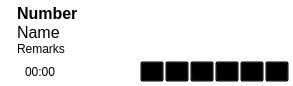
<?xml version="1.0" encoding="UTF-8"?>
<ui version="4.0">
 <class>AstCTICallWidget</class>
 <widget class="QWidget" name="AstCTICallWidget">
  <property name="geometry">
   <rect>
    <x>0</x>
    <y>0</y>
    <width>293</width>
    <height>86</height>
   </rect>
  </property>
  <property name="styleSheet">
   <string notr="true">/* Ringing */
*[callState=&quot;1&quot;] {
  background-color: qlineargradient(spread:pad, x1:0, y1:0, x2:0, y2:1, stop:0 rgba(255, 127, 0, 255), stop:0.5 rgba(227, 113, 0, 255));
}
/* Busy */
*[callState=&quot;2&quot;] {
  background-color: qlineargradient(spread:pad, x1:0, y1:0, x2:0, y2:1, stop:0 rgba(255, 0, 0, 255), stop:0.5 rgba(227, 0, 0, 255));
}
/* In call */
*[callState=&quot;3&quot;] {
  background-color: qlineargradient(spread:pad, x1:0, y1:0, x2:0, y2:1, stop:0 rgba(0, 255, 0, 255), stop:0.5 rgba(0, 227, 0, 255));
}
/* On hold */
*[callState=&quot;4&quot;] {
  background-color: qlineargradient(spread:pad, x1:0, y1:0, x2:0, y2:1, stop:0 rgba(255, 255, 0, 255), stop:0.5 rgba(227, 227, 0, 255));
}

QWidget {
  background-color: transparent;
}

QToolButton:hover, QToolButton:focus {
	background-color: transparent;
	border-width: 1px;
	border-style: outset;
	border-color: rgb(192, 192, 192);
}

QToolButton:pressed , QToolButton:checked {
	background-color: transparent;
	border-width: 1px;
	border-style: inset;
	border-color: rgb(192, 192, 192);
}
</string>
  </property>
  <layout class="QGridLayout" name="gridLayout">
   <property name="verticalSpacing">
    <number>0</number>
   </property>
   <property name="margin">
    <number>4</number>
   </property>
   <item row="0" column="1">
    <widget class="QLabel" name="numberLabel">
     <property name="sizePolicy">
      <sizepolicy hsizetype="Preferred" vsizetype="Fixed">
       <horstretch>0</horstretch>
       <verstretch>0</verstretch>
      </sizepolicy>
     </property>
     <property name="font">
      <font>
       <pointsize>12</pointsize>
       <weight>75</weight>
       <bold>true</bold>
      </font>
     </property>
     <property name="styleSheet">
      <string notr="true"/>
     </property>
     <property name="text">
      <string>Number</string>
     </property>
     <property name="textInteractionFlags">
      <set>Qt::NoTextInteraction</set>
     </property>
    </widget>
   </item>
   <item row="3" column="1">
    <widget class="QWidget" name="actionsWidget" native="true">
     <property name="sizePolicy">
      <sizepolicy hsizetype="Preferred" vsizetype="Fixed">
       <horstretch>0</horstretch>
       <verstretch>0</verstretch>
      </sizepolicy>
     </property>
     <property name="styleSheet">
      <string notr="true"/>
     </property>
     <layout class="QHBoxLayout" name="horizontalLayout">
      <property name="spacing">
       <number>1</number>
      </property>
      <property name="margin">
       <number>0</number>
      </property>
      <item>
       <widget class="QLabel" name="callDirectionLabel">
        <property name="text">
         <string/>
        </property>
        <property name="pixmap">
         <pixmap resource="mainresources.qrc">:/res/callwidget/direction-outgoing.png</pixmap>
        </property>
       </widget>
      </item>
      <item>
       <widget class="QLabel" name="durationLabel">
        <property name="text">
         <string>00:00</string>
        </property>
       </widget>
      </item>
      <item>
       <spacer name="actionsSpacer">
        <property name="orientation">
         <enum>Qt::Horizontal</enum>
        </property>
        <property name="sizeType">
         <enum>QSizePolicy::MinimumExpanding</enum>
        </property>
        <property name="sizeHint" stdset="0">
         <size>
          <width>5</width>
          <height>20</height>
         </size>
        </property>
       </spacer>
      </item>
      <item>
       <widget class="QToolButton" name="callToolButton">
        <property name="focusPolicy">
         <enum>Qt::NoFocus</enum>
        </property>
        <property name="styleSheet">
         <string/>
        </property>
        <property name="text">
         <string>...</string>
        </property>
        <property name="icon">
         <iconset resource="mainresources.qrc">
          <normaloff>:/res/callwidget/call-start.png</normaloff>:/res/res/call-start.png</iconset>
        </property>
        <property name="arrowType">
         <enum>Qt::NoArrow</enum>
        </property>
       </widget>
      </item>
      <item>
       <widget class="QToolButton" name="holdToolButton">
        <property name="focusPolicy">
         <enum>Qt::NoFocus</enum>
        </property>
        <property name="styleSheet">
         <string/>
        </property>
        <property name="text">
         <string>...</string>
        </property>
        <property name="icon">
         <iconset resource="mainresources.qrc">
          <normaloff>:/res/callwidget/hold.png</normaloff>:/res/res/hold.png</iconset>
        </property>
        <property name="arrowType">
         <enum>Qt::NoArrow</enum>
        </property>
       </widget>
      </item>
      <item>
       <widget class="QToolButton" name="conferenceToolButton">
        <property name="focusPolicy">
         <enum>Qt::NoFocus</enum>
        </property>
        <property name="styleSheet">
         <string/>
        </property>
        <property name="text">
         <string>...</string>
        </property>
        <property name="icon">
         <iconset resource="mainresources.qrc">
          <normaloff>:/res/callwidget/conference.png</normaloff>:/res/res/conference.png</iconset>
        </property>
        <property name="arrowType">
         <enum>Qt::NoArrow</enum>
        </property>
       </widget>
      </item>
      <item>
       <widget class="QToolButton" name="transferToolButton">
        <property name="focusPolicy">
         <enum>Qt::NoFocus</enum>
        </property>
        <property name="styleSheet">
         <string/>
        </property>
        <property name="text">
         <string>...</string>
        </property>
        <property name="icon">
         <iconset resource="mainresources.qrc">
          <normaloff>:/res/callwidget/transfer.png</normaloff>:/res/res/transfer.png</iconset>
        </property>
        <property name="arrowType">
         <enum>Qt::NoArrow</enum>
        </property>
       </widget>
      </item>
      <item>
       <widget class="QToolButton" name="recordToolButton">
        <property name="focusPolicy">
         <enum>Qt::NoFocus</enum>
        </property>
        <property name="styleSheet">
         <string/>
        </property>
        <property name="text">
         <string>...</string>
        </property>
        <property name="icon">
         <iconset resource="mainresources.qrc">
          <normaloff>:/res/callwidget/call-record.png</normaloff>:/res/res/call-record.png</iconset>
        </property>
        <property name="arrowType">
         <enum>Qt::NoArrow</enum>
        </property>
       </widget>
      </item>
      <item>
       <widget class="QToolButton" name="contactsToolButton">
        <property name="focusPolicy">
         <enum>Qt::NoFocus</enum>
        </property>
        <property name="styleSheet">
         <string/>
        </property>
        <property name="text">
         <string>...</string>
        </property>
        <property name="icon">
         <iconset resource="mainresources.qrc">
          <normaloff>:/res/callwidget/contact-new.png</normaloff>:/res/res/contact-new.png</iconset>
        </property>
        <property name="arrowType">
         <enum>Qt::NoArrow</enum>
        </property>
       </widget>
      </item>
     </layout>
    </widget>
   </item>
   <item row="0" column="0" rowspan="4">
    <widget class="QLabel" name="imageLabel">
     <property name="sizePolicy">
      <sizepolicy hsizetype="Fixed" vsizetype="Preferred">
       <horstretch>0</horstretch>
       <verstretch>0</verstretch>
      </sizepolicy>
     </property>
     <property name="autoFillBackground">
      <bool>false</bool>
     </property>
     <property name="styleSheet">
      <string notr="true"/>
     </property>
     <property name="text">
      <string/>
     </property>
     <property name="pixmap">
      <pixmap resource="mainresources.qrc">:/res/callwidget/person.png</pixmap>
     </property>
     <property name="alignment">
      <set>Qt::AlignCenter</set>
     </property>
     <property name="textInteractionFlags">
      <set>Qt::NoTextInteraction</set>
     </property>
    </widget>
   </item>
   <item row="2" column="1">
    <widget class="QLabel" name="remarksLabel">
     <property name="sizePolicy">
      <sizepolicy hsizetype="Preferred" vsizetype="Expanding">
       <horstretch>0</horstretch>
       <verstretch>0</verstretch>
      </sizepolicy>
     </property>
     <property name="styleSheet">
      <string notr="true"/>
     </property>
     <property name="text">
      <string>Remarks</string>
     </property>
     <property name="alignment">
      <set>Qt::AlignLeading|Qt::AlignLeft|Qt::AlignTop</set>
     </property>
     <property name="wordWrap">
      <bool>true</bool>
     </property>
     <property name="textInteractionFlags">
      <set>Qt::NoTextInteraction</set>
     </property>
    </widget>
   </item>
   <item row="1" column="1">
    <widget class="QLabel" name="nameLabel">
     <property name="sizePolicy">
      <sizepolicy hsizetype="Preferred" vsizetype="Fixed">
       <horstretch>0</horstretch>
       <verstretch>0</verstretch>
      </sizepolicy>
     </property>
     <property name="font">
      <font>
       <pointsize>12</pointsize>
      </font>
     </property>
     <property name="text">
      <string>Name</string>
     </property>
    </widget>
   </item>
  </layout>
 </widget>
 <layoutdefault spacing="6" margin="11"/>
 <resources>
  <include location="mainresources.qrc"/>
 </resources>
 <connections/>
</ui>
